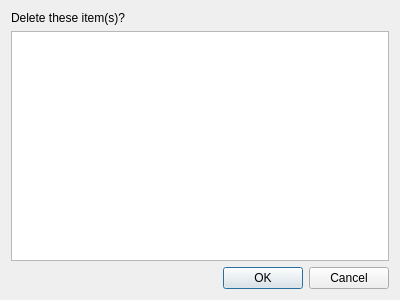
<?xml version="1.0" encoding="UTF-8"?>
<ui version="4.0">
 <class>Dialog</class>
 <widget class="QDialog" name="Dialog">
  <property name="geometry">
   <rect>
    <x>0</x>
    <y>0</y>
    <width>400</width>
    <height>300</height>
   </rect>
  </property>
  <property name="windowTitle">
   <string>Dialog</string>
  </property>
  <layout class="QVBoxLayout" name="verticalLayout">
   <item>
    <widget class="QLabel" name="label">
     <property name="text">
      <string>Delete these item(s)?</string>
     </property>
    </widget>
   </item>
   <item>
    <widget class="QListWidget" name="listWidget"/>
   </item>
   <item>
    <widget class="QDialogButtonBox" name="buttonBox">
     <property name="orientation">
      <enum>Qt::Horizontal</enum>
     </property>
     <property name="standardButtons">
      <set>QDialogButtonBox::Cancel|QDialogButtonBox::Ok</set>
     </property>
    </widget>
   </item>
  </layout>
 </widget>
 <resources/>
 <connections>
  <connection>
   <sender>buttonBox</sender>
   <signal>accepted()</signal>
   <receiver>Dialog</receiver>
   <slot>accept()</slot>
   <hints>
    <hint type="sourcelabel">
     <x>248</x>
     <y>254</y>
    </hint>
    <hint type="destinationlabel">
     <x>157</x>
     <y>274</y>
    </hint>
   </hints>
  </connection>
  <connection>
   <sender>buttonBox</sender>
   <signal>rejected()</signal>
   <receiver>Dialog</receiver>
   <slot>reject()</slot>
   <hints>
    <hint type="sourcelabel">
     <x>316</x>
     <y>260</y>
    </hint>
    <hint type="destinationlabel">
     <x>286</x>
     <y>274</y>
    </hint>
   </hints>
  </connection>
 </connections>
</ui>
